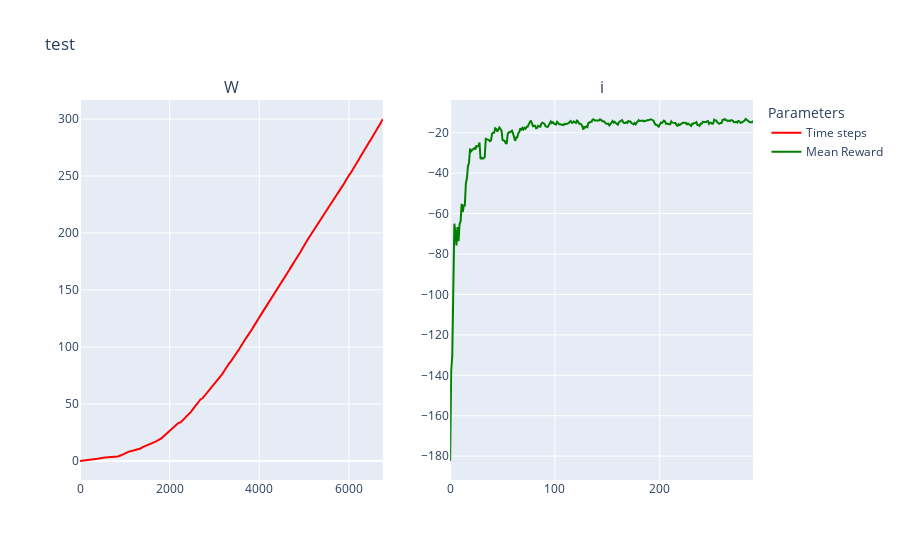

Notebook code cell kept with this figure:
### Code cell
import plotly.graph_objects as go
from plotly.subplots import make_subplots

fig = make_subplots(rows=1, cols=2, subplot_titles="Windy Gridworld")

x = np.array(time_steps)
y = np.arange(len(time_steps))
fig.add_trace(
    go.Scatter(
        x=x,
        y=y,
        line_color="red",
        name="Time steps",
    ),
    row=1,
    col=1,
)

y = np.array(np.convolve(rewards, np.ones(5)/5, mode='valid'))
x = np.arange(len(rewards[5:-5]))

fig.add_trace(
    go.Scatter(
        x=x,
        y=y,
        line_color="green",
        name="Mean Reward",
    ),
    row=1,
    col=2,
)

fig.update_layout(
    title="test",
    legend_title="Parameters",
)

fig.show()

### Figure 1 — Plotly figure (JSON) as saved in the notebook; plotly's stock layout.template omitted (floating-point values rounded to 4 significant figures; data arrays with more than 128 entries replaced by an {"elided": "..."} marker saying what was removed)
{"data": [{"line": {"color": "red"}, "name": "Time steps", "type": "scatter", "x": {"elided": "301 int values"}, "xaxis": "x", "y": {"elided": "301 int values"}, "yaxis": "y"}, {"line": {"color": "green"}, "name": "Mean Reward", "type": "scatter", "x": {"elided": "290 int values"}, "xaxis": "x2", "y": {"elided": "296 float values"}, "yaxis": "y2"}], "layout": {"annotations": [{"font": {"size": 16}, "showarrow": false, "text": "W", "x": 0.225, "xanchor": "center", "xref": "paper", "y": 1, "yanchor": "bottom", "yref": "paper"}, {"font": {"size": 16}, "showarrow": false, "text": "i", "x": 0.775, "xanchor": "center", "xref": "paper", "y": 1, "yanchor": "bottom", "yref": "paper"}], "legend": {"title": {"text": "Parameters"}}, "title": {"text": "test"}, "xaxis": {"anchor": "y", "domain": [0, 0.45]}, "xaxis2": {"anchor": "y2", "domain": [0.55, 1]}, "yaxis": {"anchor": "x", "domain": [0, 1]}, "yaxis2": {"anchor": "x2", "domain": [0, 1]}}}
